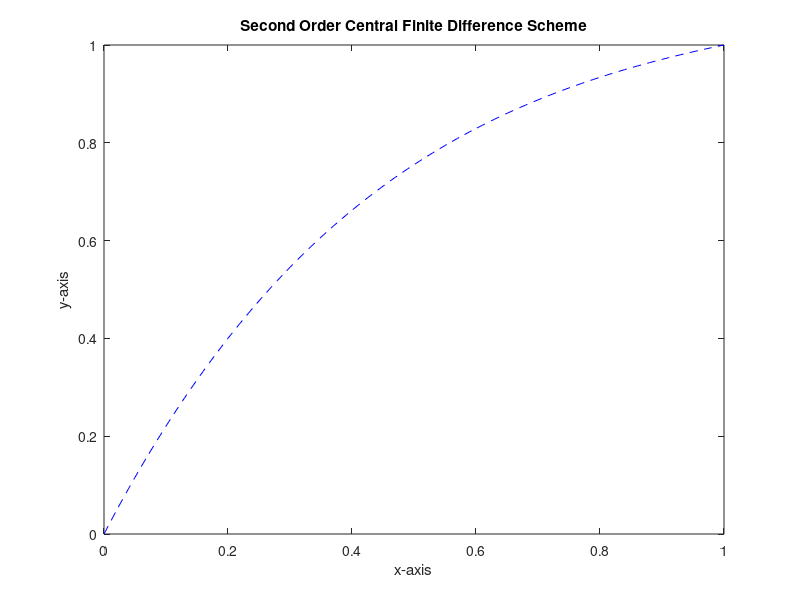

Recreate this plot in MATLAB.
clear
close all

% Define the boundary conditions and interval
a = 0;
b = 1;
y_a = 0;
y_b = 1;

% Step size and number of intervals
h = 0.01;
n = (b - a) / h + 1;

% Generate x values
x = linspace(a, b, n);

% Initialize coefficient matrix A and solution vector B
A = zeros(n - 2, n - 2);
B = zeros(n - 2, 1);

% Construct coefficient matrix A and solution vector B
for i = 1:(n - 2)
    for j = 1:(n - 2)
        % Diagonal elements
        if i == j
            A(i, j) = - (2 - (h ^ 2));
        % Off-diagonal elements
        elseif j == i + 1
            A(i, j) = 1 + h;
        elseif j == i - 1
            A(i, j) = 1 - h;
        end
    end

    % Boundary conditions for vector B
    if i == 1
        B(i, 1) = (h ^ 2) * x(i + 1) - (1 - (h / 2) * 2) * y_a;
    elseif i == (n - 2)
        B(i, 1) = (h ^ 2) * x(i + 1) - (1 + (h / 2) * 2) * y_b;
    else
        B(i, 1) = (h ^ 2) * x(i + 1);
    end
end

% Solve for y using linear system of equations
y_sol = A\B;

% Concatenate boundary values with solution
y = [y_a, y_sol.', y_b]; % .' operator is used to get the transpose

% Plot the solution
plot(x, y, '--b');
xlabel('x-axis');
ylabel('y-axis');
title('Second Order Central Finite Difference Scheme');
